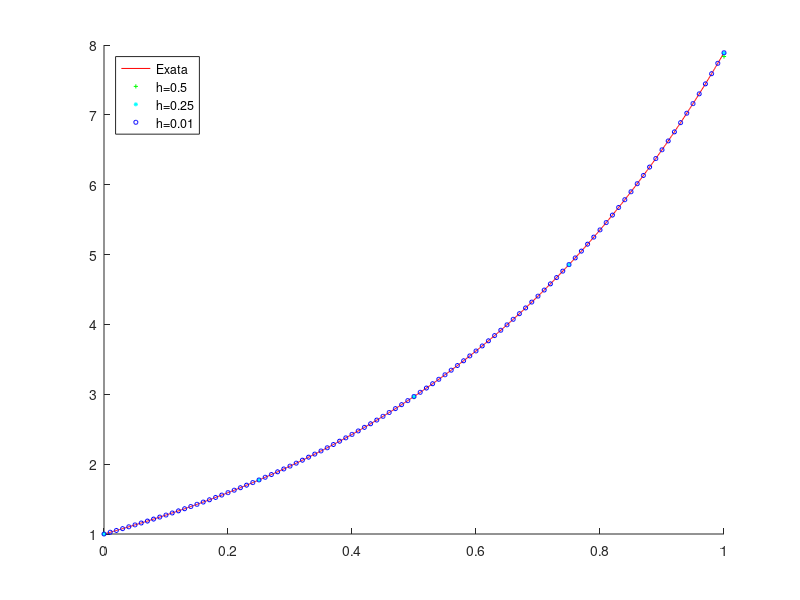

MATLAB code for this plot:
disp("Método de Runge-Kutta para resolução aproximada de EDOs:");
disp("y' = 0.5 - t + 2y, t in (a, b]");
disp("y(a) = 1");

clc
clear all

y0 = 1;
a  = 0;
b  = 1;
ha = 0.5;
hb = 0.25;
hc = 0.01;

N1a = (b - a)/ha;
N1b = (b - a)/hb;
N1c = (b - a)/hc;
N2  = 10*(b - a)/hc;

t1a = linspace(a,b,N1a+1);
t1b = linspace(a,b,N1b+1);
t1c = linspace(a,b,N1c+1);
t2  = linspace(a,b,N2+1);

phi(1) = y0;
ya(1)  = y0;
yb(1)  = y0;
yc(1)  = y0;

for i = 1:N2
    phi(i+1) = t2(i+1)/2 + exp(2*t2(i+1));
end

for i = 1:N1a
    t = t1a(i); y = ya(i); h = ha;

    K1 = 0.5 - t + 2*y;        
    K2 = 0.5 - (t+h/2) + 2*(y+h/2*K1);
    K3 = 0.5 - (t+h/2) + 2*(y+h/2*K2);
    K4 = 0.5 - (t+h)   + 2*(y+h*K3);

    ya(i+1) = y + (K1 + 2*K2 + 2*K3 + K4)*h/6;
end

for i = 1:N1b
    t = t1b(i); y = yb(i); h = hb;

    K1 = 0.5 - t + 2*y;        
    K2 = 0.5 - (t+h/2) + 2*(y+h/2*K1);
    K3 = 0.5 - (t+h/2) + 2*(y+h/2*K2);
    K4 = 0.5 - (t+h)   + 2*(y+h*K3);

    yb(i+1) = y + (K1 + 2*K2 + 2*K3 + K4)*h/6;
end

for i = 1:N1c
    t = t1c(i); y = yc(i); h = hc;

    K1 = 0.5 - t + 2*y;        
    K2 = 0.5 - (t+h/2) + 2*(y+h/2*K1);
    K3 = 0.5 - (t+h/2) + 2*(y+h/2*K2);
    K4 = 0.5 - (t+h)   + 2*(y+h*K3);

    yc(i+1) = y + (K1 + 2*K2 + 2*K3 + K4)*h/6;
end

hold on
plot(t2, phi,"-r")
plot(t1a, ya, "g+", "markersize", 3)
plot(t1b, yb, "c*", "markersize", 3)
plot(t1c, yc, "ob", "markersize", 3)
hold off

legend({'Exata', 'h=0.5', 'h=0.25', 'h=0.01'}, 'Location', 'northwest');
